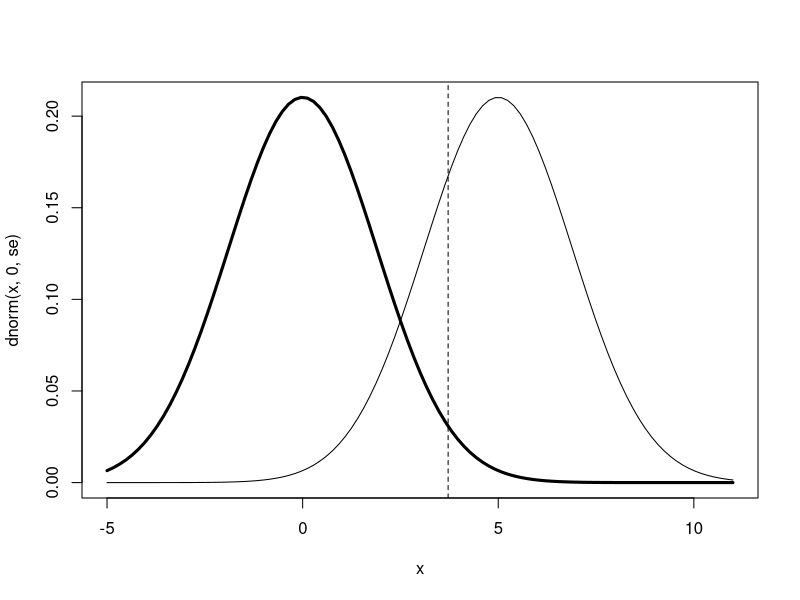
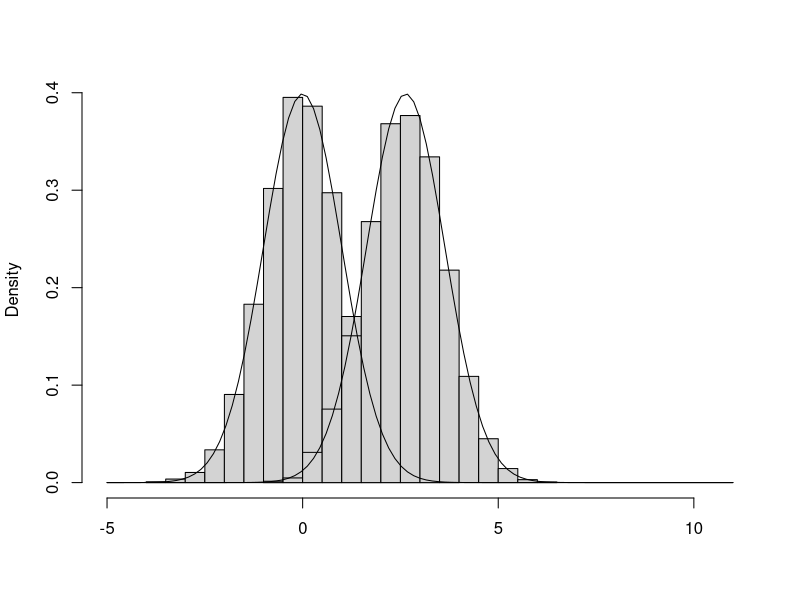
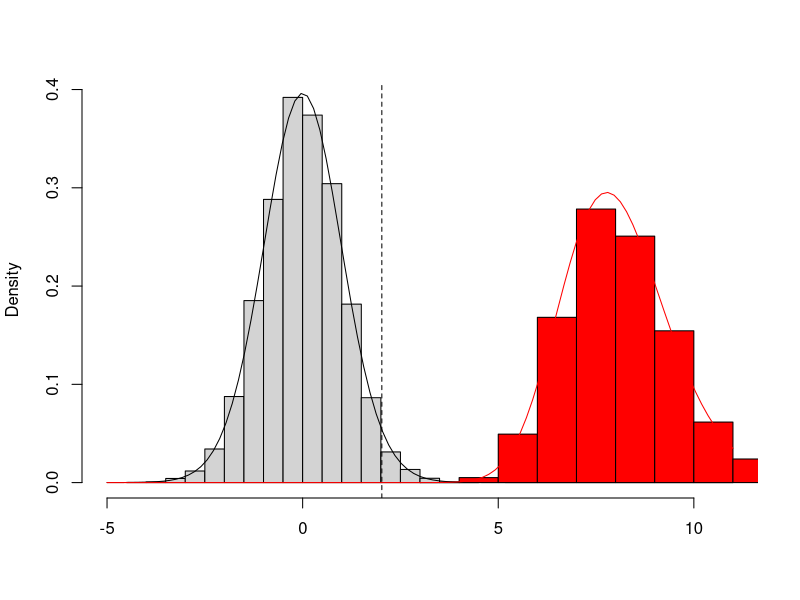

R code for these plots, in order:
# Class 19

n <- 20 # assuming equal-sized samples
alpha <- .05 # divided between two tails
sigma <- 6 # assuming homogeneity of variance
d <- 5 # non-standardized effect size
# ie difference between population means given alt.h

#se = sqrt(2 * sigma^2 / n)
se <- sqrt(2 * sigma^2 / n)

curve(dnorm(x, 0, se), -5, 11, lwd=3) #-5 and 11 makes the 2nd curve fit in
curve(dnorm(x, d, se), add=TRUE)
# h0 thick because of lwd
# cr = critical value
cr <- qnorm(p = alpha/2, mean = 0, sd = se, lower.tail = FALSE)
abline(v=cr, lty=2) # dashed line because of lty
# power area to right of dashed line, Ha chart
# to calculate power calculate critical value of Ho, then use critical value against Ha distribution
power <- pnorm(cr, mean = d, sd = se, lower.tail = FALSE)
# moving alpha affects power, also changing standard error (by increasing N), or changing expected effect size
# if sigma unknown, use t distribution

#Normal distribution with mean at 0 and se as above
#standardized
hist(replicate(10000, (mean(rnorm(n, , sigma))
  - mean(rnorm(n, , sigma))) / se),
  main="", xlab="", xlim=c(-5, 11), freq=FALSE)
hist(replicate(10000, (mean(rnorm(n, d, sigma))
  - mean(rnorm(n, 0, sigma))) / se),
  add=TRUE, freq=FALSE)
curve(dnorm(x, 0, se/se), add=TRUE)
curve(dnorm(x, d/se, se/se), add=TRUE)


# If we don't know population standard deviation
d <- 15
hist(replicate(10000, {
  s1 <- rnorm(n, 0, sigma)
  s2 <- rnorm (n, 0, sigma)
  (mean(s1) - mean(s2)) / sqrt((var(s1)+var(s2))/n)
    
}), main="", xlab="", xlim=c(-5, 11), freq=FALSE)

#use t distribution
curve(dt(x, 2*n-2), add=TRUE)

#increase d to 15. this is non-central t-distribution
hist(replicate(10000, {
  s1 <- rnorm(n, d, sigma)
  s2 <- rnorm (n, 0, sigma)
  (mean(s1) - mean(s2)) / sqrt((var(s1)+var(s2))/n)
  
}), main="", xlab="", xlim=c(-5, 15), freq=FALSE, add=TRUE, col="red")

# if non-central t, use d/se
curve(dt(x, 2*n-2, d/se), add=TRUE, col="red")

crt <- qt(alpha/2, 2*n - 2, lower.tail=FALSE)
abline(v=crt, lty=2) 
t_power <- pt(crt, 2*n - 2, d/se, lower.tail = FALSE)
t_power

#can be done with power.t.test
#Gives you N
power.t.test(NULL, 0.5, 1, 0.05, 0.8)
# Gives probability of obtaining statistically significant result
power.t.test(n = 20, delta = 5, sd = 8, 0.05, NULL)
